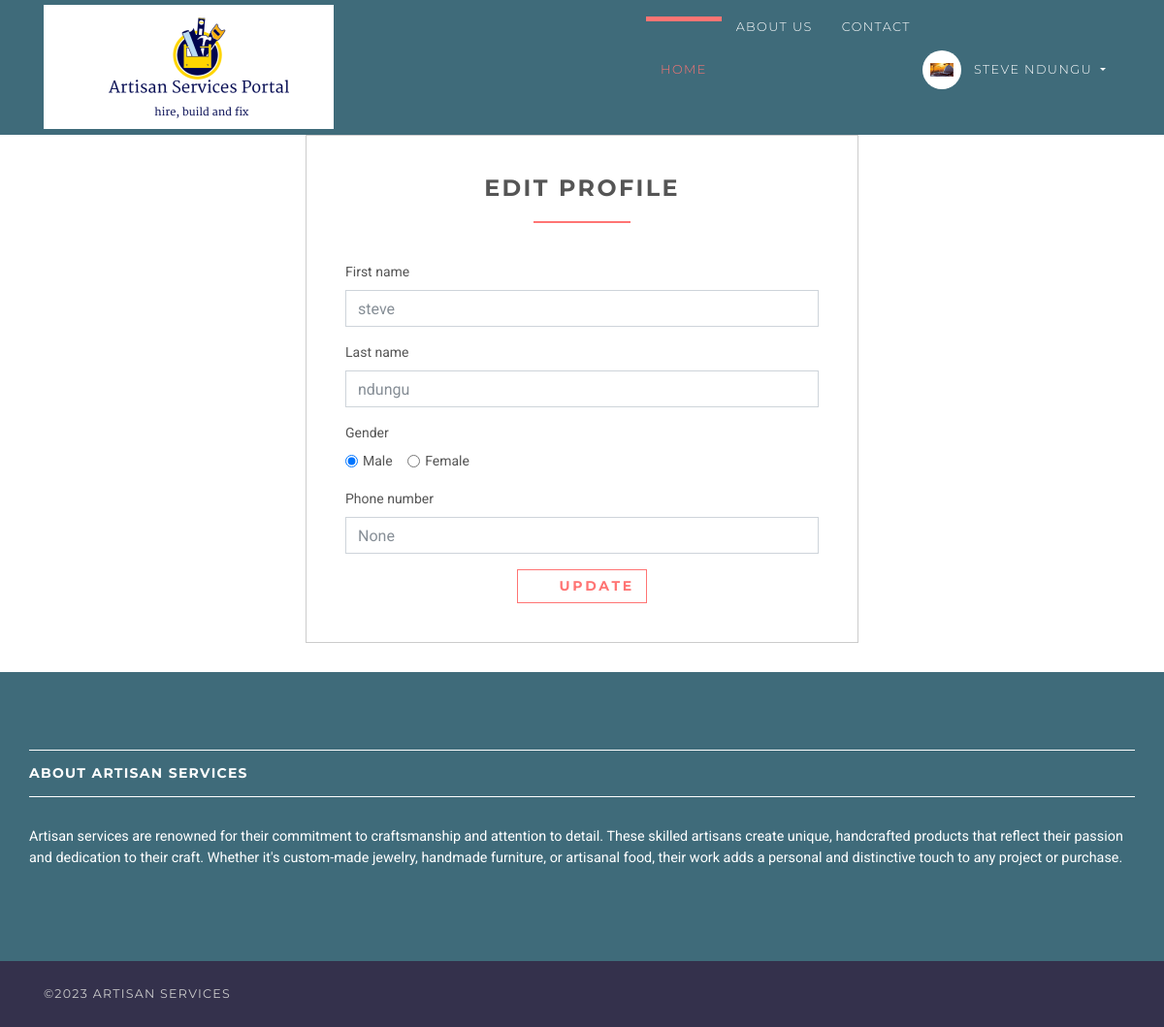
Page /customer/profile/update (signed in) on the committed database.
### accounts/models.py (models this page shows, shortened)
class User(AbstractUser):
    username = None
    profile_picture = models.ImageField(upload_to='media/img', default='DEFAULT VALUE')
    contact = models.CharField(max_length=10, blank=True, null=True)
    phone_number= models.CharField(max_length=10, blank=True, null=True)
    role = models.CharField(max_length=12, error_messages={
        'required': "Role must be provided"
    })
    gender = models.CharField(max_length=10, blank=True, null=True, default="")
    email = models.EmailField(unique=True, blank=False,
                              error_messages={
                                  'unique': "A user with that email already exists.",
                              })
    USERNAME_FIELD = "email"
    REQUIRED_FIELDS = []
    objects = UserManager()

### servicesapp/views/customer.py (the view)
# urls.py: path('customer/profile/update', CustomerEditProfileView.as_view(), name='customer-profile-update'),
class CustomerEditProfileView(UpdateView):
    model = User
    form_class = CustomerProfileUpdateForm
    context_object_name = 'customer'
    template_name = 'services/customer/edit-profile.html'
    success_url = reverse_lazy('accounts:customer-profile-update')
    @method_decorator(login_required(login_url=reverse_lazy('accounts:login')))
    @method_decorator(user_is_customer)
    def dispatch(self, request, *args, **kwargs):
        return super().dispatch(self.request, *args, **kwargs)
    def get(self, request, *args, **kwargs):
        try:
            self.object = self.get_object()
        except Http404:
            raise Http404("User doesn't exists")
        return self.render_to_response(self.get_context_data())
    def get_object(self, queryset=None):
        obj = self.request.user
        print(obj)
        if obj is None:
            raise Http404("service doesn't exists")
        return obj

### accounts/forms.py
class CustomerProfileUpdateForm(forms.ModelForm):
    def __init__(self, *args, **kwargs):
        super(CustomerProfileUpdateForm, self).__init__(*args, **kwargs)
        self.fields['first_name'].widget.attrs.update(
            {
                'placeholder': 'Enter First Name',
            }
        )
        self.fields['last_name'].widget.attrs.update(
            {
                'placeholder': 'Enter Last Name',
            }
        )
        self.fields['phone_number'].widget.attrs.update(
            {
                'placeholder': 'Phone Number',
            }
        )
    class Meta:
        model = User
        fields = ["first_name", "last_name", "gender","phone_number"]

### templates/services/customer/edit-profile.html (shortened to what this page needs)
{% extends 'base.html' %}
{% load static %}
{% block content %}
    <div class="col-lg-6 offset-3">
        <div class="box">
            <h3 class="heading">Edit Profile</h3>
            <form action="" method="post">
                {% for field in form %}
                    {% if field.name == 'gender' %}
                        <div class="form-group">
                            <label for="gender">Gender</label>
                            <br>
                            <div class="form-check form-check-inline">
                                <input class="form-check-input" {% if field.value == 'male' %} checked {% endif %}
                                       type="radio" name="gender" id="male gender"
                                       value="male">
                                <label class="form-check-label" for="male">Male</label>
                            </div>
                            <div class="form-check form-check-inline">
                                <input class="form-check-input" {% if field.value == 'female' %} checked {% endif %}
                                       type="radio" name="gender" id="female"
                                       value="female">
                                <label class="form-check-label" for="female">Female</label>
                            </div>
                        </div>
                    {% else %}
                        <div class="form-group">
                            <label for="id_{{ field.name }}">{{ field.label }}</label>
                            <input type="{{ field.field.widget.input_type }}"
                                   class="form-control"
                                   name="{{ field.name }}"
                                   id="id_{{ field.name }}"
                                   value="{{ field.value }}"
                                   placeholder="{{ field.field.widget.attrs.placeholder }}">
                        </div>
                    {% endif %}
                {% endfor %}
                <div class="text-center">
                    <button type="submit" class="btn btn-outline-white-primary">
                        <i class="fa fa-signing"></i> Update
                    </button>
                </div>
            </form>
        </div>
    </div>
{% endblock %}

### templates/base.html (shortened to what this page needs)
{% load static %}
<!DOCTYPE html>
<html>
<head>
    <link rel="stylesheet" href="https://stackpath.bootstrapcdn.com/bootstrap/4.5.0/css/bootstrap.min.css">
    <link rel="stylesheet"
          href="{% static 'vendor/bootstrap/css/bootstrap.min.css' %}">
    <link rel="stylesheet"
          href="{% static 'vendor/font-awesome/css/font-awesome.min.css' %}">
    <link rel="stylesheet"
          href="{% static 'vendor/owl.carousel/assets/owl.carousel.css' %}">
    <link rel="stylesheet"
          href="{% static 'vendor/owl.carousel/assets/owl.theme.default.css' %}">
    <link rel="stylesheet" href="{% static 'css/style.default.css' %}"
          id="theme-stylesheet">
    <link rel="stylesheet" href="{% static 'css/custom.css' %}">
</head>
<body>
<header class="header">
    <nav class="navbar navbar-expand-lg">
        <div class="container">
            <a href="/" class="navbar-brand">
                <img src="{% static 'img/logo-small.png' %}" alt="logo" class="d-none d-lg-block">
            </a>
            <div id="navbarSupportedContent" class="collapse navbar-collapse">
                <ul class="navbar-nav ml-auto">
                    <li class="nav-item active">
                        <a href="/" class="nav-link">Home <span class="sr-only">(current)</span></a>
                    </li>
                    <li class="nav-item">
                        <a href="{% url 'services:about_us' %}" >About Us</a>
                    </li>
                    <li class="nav-item">
                        <a href="{% url 'services:contact_us' %}">Contact</a>
                    </li>
                    {% if request.user.is_authenticated and request.user.role == 'artisan' %}
                        <li class="nav-item dropdown">
                            <a id="clientZone" href="#" data-toggle="dropdown"
                               aria-haspopup="true" aria-expanded="false"
                               class="nav-link dropdown-toggle has-img mb-3 mb-lg-0 mt-3 mt-lg-0">
                                <div class="client-menu-image">
                                    <div class="inner">
                                        <img src="{% static 'img/company-1.png' %}"
                                             alt="company image"
                                             class="img-fluid">
                                    </div>
                                </div>
                                {% if request.user.role == 'customer' %}
                                    {{ request.user.first_name }} {{ request.user.last_name }}
                                {% else %}
                                    {{ request.user.first_name }}
                                {% endif %}
                            </a>
                            <div aria-labelledby="clientZone" class="dropdown-menu">
                                <a href="{% url 'services:artisan-dashboard' %}" class="dropdown-item">Dashboard</a>
                                <a href="{% url 'services:artisan-all-applicants' %}" class="dropdown-item">Applicants </a>
                                <a href="{% url 'services:artisan-services-create' %}" class="dropdown-item">Post a new
                                    service </a>
                                 <a href="{% url 'accounts:artisan-profile-update' %}" class="dropdown-item">Edit Profile</a>
                                <a href="{% url 'accounts:logout' %}" class="dropdown-item">Logout</a>
                            </div>
                        </li>
                    {% elif request.user.is_authenticated and request.user.role == 'customer' %}
                        <li class="nav-item dropdown">
                            <a id="clientZone" href="#" data-toggle="dropdown"
                               aria-haspopup="true" aria-expanded="false"
                               class="nav-link dropdown-toggle has-img mb-3 mb-lg-0 mt-3 mt-lg-0">
                                <div class="client-menu-image">
                                    <div class="inner">
                                        <img src="{% static 'img/company-1.png' %}"
                                             alt="company image"
                                             class="img-fluid">
                                    </div>
                                </div>
                                {% if request.user.role == 'customer' %}
                                    {{ request.user.first_name }} {{ request.user.last_name }}
                                {% else %}
                                    {{ request.user.first_name }}
                                {% endif %}
                            </a>
                        </li>
                    {% endif %}
                </ul>
            </div>
        </div>
    </nav>
</header>
<div>
    {% block content %} {% endblock %}
</div>
<footer class="footer">
    <div class="footer__block">
        <div class="container">
            <div class="row">
                <div class="">
                    <h4 class="h5">About artisan services</h4>
                    <p>Artisan services are renowned for their commitment to craftsmanship and attention to detail. These skilled artisans
                        create unique, handcrafted products that reflect their passion and dedication to their craft. Whether it's custom-made jewelry,
                          handmade furniture, or artisanal food, their work adds a personal and distinctive touch to any project or purchase.
                    </p>
                </div>
            </div>
        </div>
    </div>
    <div class="footer__copyright">
        <div class="container">
            <div class="row">
                <div class="col-md-6 text-md-left text-center">
                    <p>&copy;2023 Artisan Services</p>
                </div>
            </div>
        </div>
    </div>
</footer>
</body>
</html>

### rows in the picture
User: user.first_name "STEVE", user.last_name "NDUNGU", first_name "steve" "ndungu", gender "☑", gender "☐ Female"

### other values in the picture
{{ field.label }} "First name" "Last name" "Phone number"
